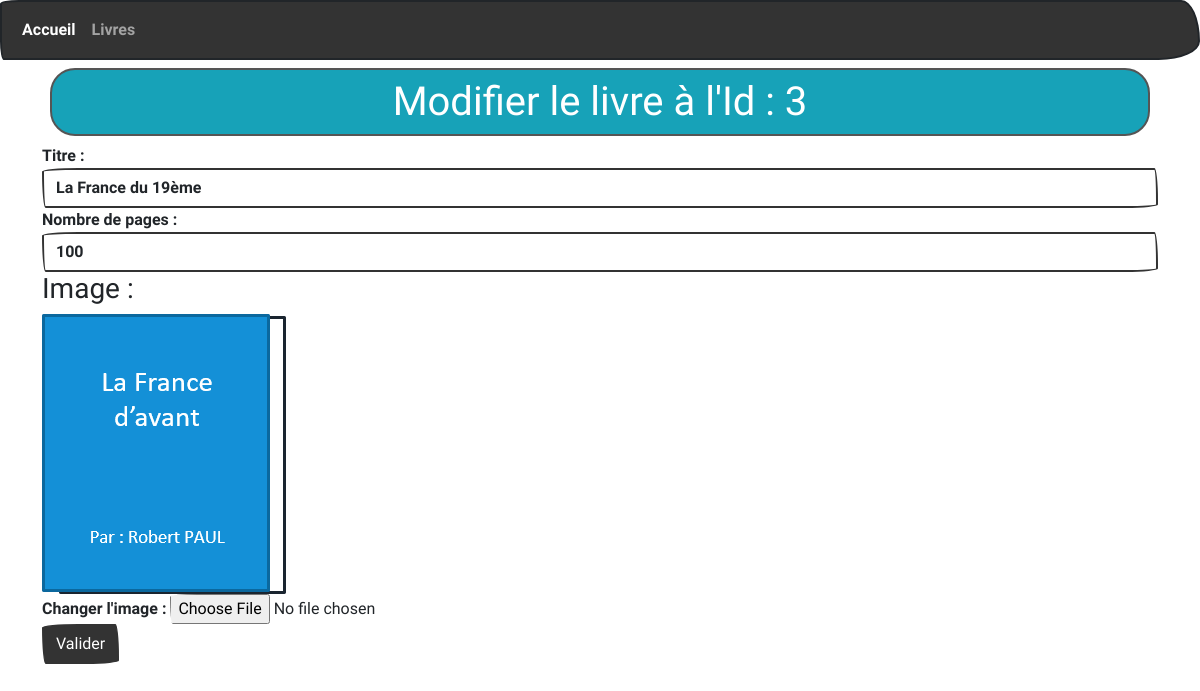
Screenshot of /les-livres/m/3 with the database file from the repository.
### tables this page shows
CREATE TABLE `livres` (
  `id` int(11) NOT NULL,
  `titre` varchar(150) NOT NULL,
  `nbPages` int(11) NOT NULL,
  `image` varchar(150) NOT NULL
);

### controllers/LivresController.controller.php (called while the page is built, shortened)
<?php
    require_once "models/LivresManager.model.php";
    class LivresController {
        private $livresManager;
        function __construct() {
            $this->livresManager = new LivresManager();
            $this->livresManager->chargementLivres();
        }
        function viewModificationLivre($id) {
            $livre = $this->livresManager->getLivreById($id);
            require "views/modifierLivre.view.php";
        }
    }
?>

### models/LivresManager.model.php (called while the page is built, shortened)
<?php
    require_once "PDOAccess.model.php";
    require_once "Livre.model.php";
    class LivresManager extends PDOAccess {
        private $tabLivres;
        function ajoutLivreDansTab($livre) {
            $this->tabLivres[] = $livre;
        }
        function chargementLivres() {
            $req = $this->getAccessBDD()->prepare("SELECT * FROM livres");
            $req->execute();
            $livres = $req->fetchAll(PDO::FETCH_ASSOC);
        }
        function getLivreById($id) {
            for ($i = 0 ; count($this->tabLivres) ; $i++) {
                if ($this->tabLivres[$i]->getId() === $id) {
                    return $this->tabLivres[$i];
                }
            }
        }
    }
?>

### models/Livre.model.php (called while the page is built, shortened)
<?php
    class Livre {
        private $id;
        private $titre;
        private $nbPages;
        private $image;
        function __construct($id, $titre, $nbPages, $image) {
            $this->id = $id;
            $this->titre = $titre;
            $this->nbPages = $nbPages;
            $this->image = $image;
        }
        function getId() {return $this->id;}
        function getTitre() {return $this->titre;}
        function getNbPages() {return $this->nbPages;}
        function getImage() {return $this->image;}
    }
?>

### models/PDOAccess.model.php (called while the page is built, shortened)
<?php
    abstract class PDOAccess {
        private static $pdo;
        private function setAccessBDD() {
            self::$pdo = new PDO("mysql:host=localhost;dbname=app_biblio;charset=utf8;", "root", "");
            self::$pdo->setAttribute(PDO::ATTR_ERRMODE, PDO::ERRMODE_WARNING);
        }
        protected function getAccessBDD() {
            return self::$pdo;
        }
    }
?>

### views/modifierLivre.view.php (the view, shortened to what this page needs)
    <form method="POST" action="<?= URL ?>les-livres/mv" enctype="multipart/form-data">
        <div class="form-group">
            <label for="titre">Titre : </label>
            <input type="text" class="form-control" id="titre" name="titre" value="<?= $livre->getTitre(); ?>" required>
        </div>
        <div class="form-group">
            <label for="nbPages">Nombre de pages : </label>
            <input type="number" class="form-control" id="nbPages" name="nbPages" value=<?= $livre->getNbPages(); ?> required>
        </div>
        <h3>Image : </h3>
        <img src="<?= URL ?>public/images/<?= $livre->getImage(); ?>" >
        <div class="form-group">
            <label for="image">Changer l'image : </label>
            <input type="file" class="form-control-file" id="image" name="image">
        </div>
        <button type="submit" class="btn btn-primary">Valider</button>
    </form>
<?php
    $titreH1 = "Modifier le livre à l'Id : " . $livre->getId();
    $content = ob_get_clean();
    require "template.php";
?>

### views/template.php (shortened to what this page needs)
<!DOCTYPE html>
<html lang="fr">
<head>
    <link rel="stylesheet" href="https://bootswatch.com/5/sketchy/bootstrap.min.css">
</head>
<body>
    <nav class="navbar navbar-expand-lg navbar-dark bg-primary">
        <div class="container-fluid">
            <div class="collapse navbar-collapse" id="navbarColor01">
                <ul class="navbar-nav me-auto">
                    <li class="nav-item">
                        <a class="nav-link active" href="<?= URL ?>accueil">Accueil
                        </a>
                    </li>
                    <li class="nav-item">
                        <a class="nav-link" href="<?= URL ?>les-livres">Livres</a>
                    </li>
                </ul>
            </div>
        </div>
    </nav>
    <div class="container">
        <h1 class="rounded border border-dark p-2 m-2 text-center text-white bg-info"><?= $titreH1 ?></h1>
        <?= $content ?>
    </div>
</body>
</html>

### rows the page displays
livres: id "Modifier le livre à l'Id : 3", titre "La France du 19ème", nbPages "100", image (picture)
